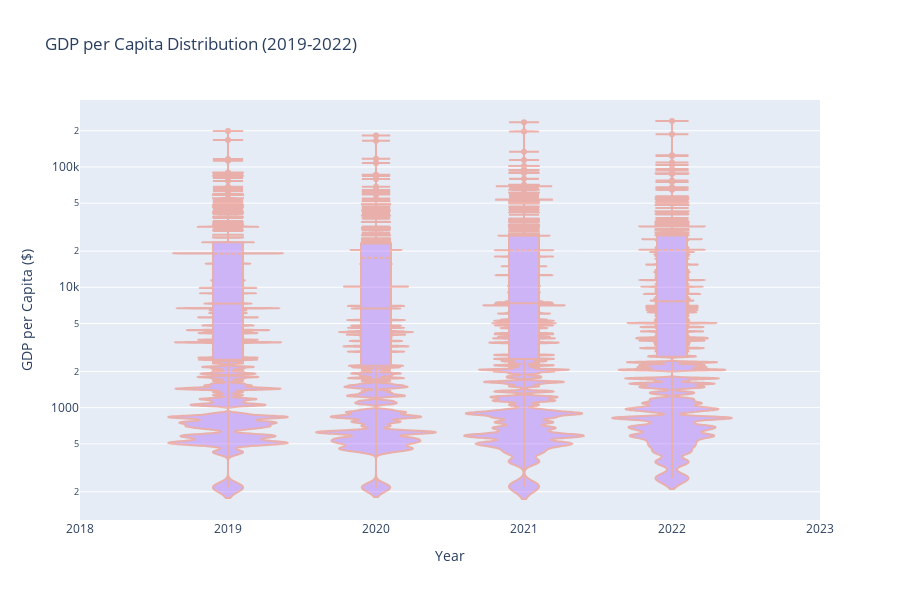

Notebook code for this chart:
### Code cell
# Let's visualize stats for GDP per Capita by Year
from helpers.filters import filter_none
import plotly.graph_objects as go
import pandas as pd

df_copy = df.copy()
df_clean = filter_none(df_copy, 'GDP per Capita ($)')

fig = go.Figure()

years = sorted(df_clean['Year'].unique())

for year in years:
    fig.add_trace(go.Violin(
        x=df_clean['Year'][df_clean['Year'] == year],
        y=df_clean['GDP per Capita ($)'][df_clean['Year'] == year],
        name=str(year),
        box_visible=True,
        meanline_visible=True,
        points="outliers",
        line_color='#EF553B',
        fillcolor='#AB63FA',
        opacity=0.4,
        hoverinfo='y',
        bandwidth=0.2
    ))


fig.update_layout(
    title='GDP per Capita Distribution (2019-2022)',
    xaxis_title='Year',
    yaxis_title='GDP per Capita ($)',
    yaxis_type='log',
    violingap=0.1,
    violingroupgap=0.1,
    height=600,
    width=900,
    hovermode='closest',
    showlegend=False
)

fig.update_traces(
    hovertemplate="<b>Year %{x}</b><br>GDP: $%{y:,.0f}<extra></extra>"
)

for i, year in enumerate(years):
    median = df_clean[df_clean['Year'] == year]['GDP per Capita ($)'].median()
    fig.add_annotation(
        x=i,
        y=median,
        text=f"Median:<br>${median:,.0f}",
        showarrow=False,
        yshift=10
    )
fig.update_layout(xaxis_range=[2018, 2023])
fig.show()

### Figure 1 — Plotly figure (JSON) as saved in the notebook; plotly's stock layout.template omitted (floating-point values rounded to 4 significant figures; data arrays with more than 128 entries replaced by an {"elided": "..."} marker saying what was removed)
{"data": [{"bandwidth": 0.2, "box": {"visible": true}, "fillcolor": "#AB63FA", "hoverinfo": "y", "hovertemplate": "<b>Year %{x}</b><br>GDP: $%{y:,.0f}<extra></extra>", "line": {"color": "#EF553B"}, "meanline": {"visible": true}, "name": "2019", "opacity": 0.4, "points": "outliers", "type": "violin", "x": {"elided": "210 int values"}, "y": {"elided": "210 float values"}}, {"bandwidth": 0.2, "box": {"visible": true}, "fillcolor": "#AB63FA", "hoverinfo": "y", "hovertemplate": "<b>Year %{x}</b><br>GDP: $%{y:,.0f}<extra></extra>", "line": {"color": "#EF553B"}, "meanline": {"visible": true}, "name": "2020", "opacity": 0.4, "points": "outliers", "type": "violin", "x": {"elided": "209 int values"}, "y": {"elided": "209 float values"}}, {"bandwidth": 0.2, "box": {"visible": true}, "fillcolor": "#AB63FA", "hoverinfo": "y", "hovertemplate": "<b>Year %{x}</b><br>GDP: $%{y:,.0f}<extra></extra>", "line": {"color": "#EF553B"}, "meanline": {"visible": true}, "name": "2021", "opacity": 0.4, "points": "outliers", "type": "violin", "x": {"elided": "208 int values"}, "y": {"elided": "208 float values"}}, {"bandwidth": 0.2, "box": {"visible": true}, "fillcolor": "#AB63FA", "hoverinfo": "y", "hovertemplate": "<b>Year %{x}</b><br>GDP: $%{y:,.0f}<extra></extra>", "line": {"color": "#EF553B"}, "meanline": {"visible": true}, "name": "2022", "opacity": 0.4, "points": "outliers", "type": "violin", "x": {"elided": "202 int values"}, "y": {"elided": "202 float values"}}], "layout": {"annotations": [{"showarrow": false, "text": "Median:<br>$7,331", "x": 0, "y": 7331, "yshift": 10}, {"showarrow": false, "text": "Median:<br>$6,660", "x": 1, "y": 6660, "yshift": 10}, {"showarrow": false, "text": "Median:<br>$7,359", "x": 2, "y": 7359, "yshift": 10}, {"showarrow": false, "text": "Median:<br>$7,657", "x": 3, "y": 7657, "yshift": 10}], "height": 600, "hovermode": "closest", "showlegend": false, "title": {"text": "GDP per Capita Distribution (2019-2022)"}, "violingap": 0.1, "violingroupgap": 0.1, "width": 900, "xaxis": {"range": [2018, 2023], "title": {"text": "Year"}}, "yaxis": {"title": {"text": "GDP per Capita ($)"}, "type": "log"}}}
